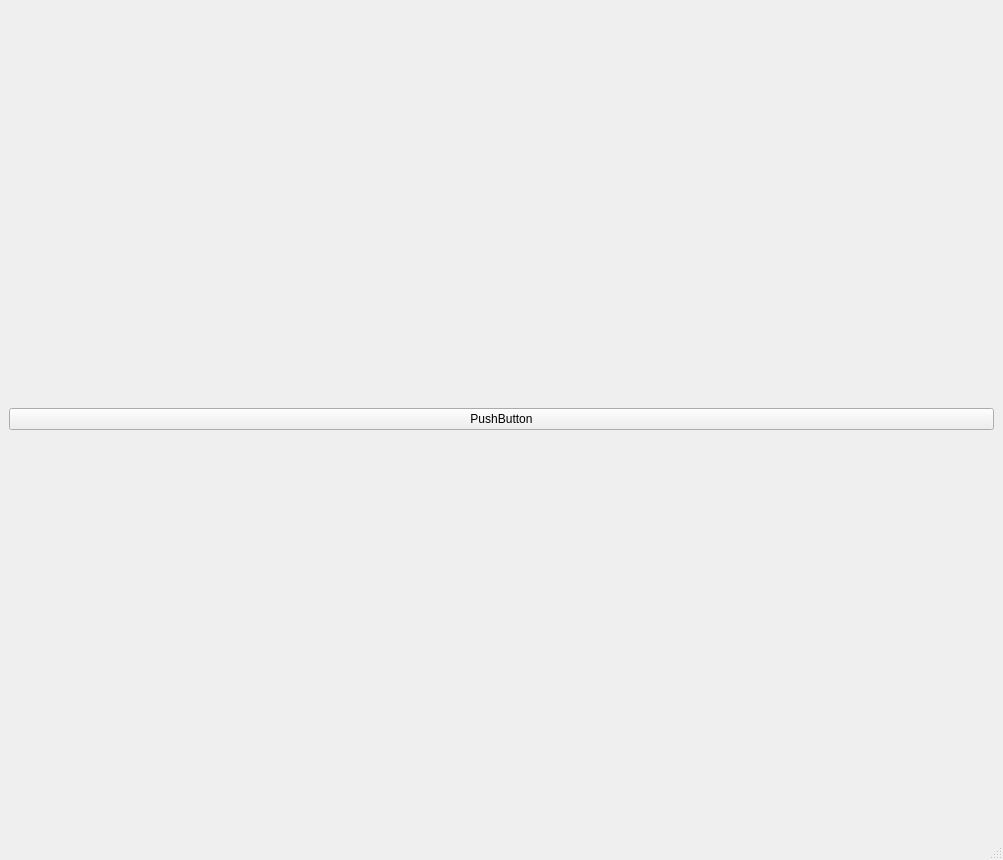
<?xml version="1.0" encoding="UTF-8"?>
<ui version="4.0">
 <class>MainWindow</class>
 <widget class="QMainWindow" name="MainWindow">
  <property name="geometry">
   <rect>
    <x>0</x>
    <y>0</y>
    <width>1003</width>
    <height>860</height>
   </rect>
  </property>
  <property name="windowTitle">
   <string>Røversprogsoversætter</string>
  </property>
  <widget class="QWidget" name="centralwidget">
   <layout class="QGridLayout" name="gridLayout">
    <item row="0" column="0" colspan="2">
     <widget class="QPushButton" name="oversaet_knap">
      <property name="text">
       <string>PushButton</string>
      </property>
     </widget>
    </item>
   </layout>
  </widget>
  <widget class="QMenuBar" name="menubar">
   <property name="geometry">
    <rect>
     <x>0</x>
     <y>0</y>
     <width>1003</width>
     <height>23</height>
    </rect>
   </property>
  </widget>
  <widget class="QStatusBar" name="statusbar"/>
 </widget>
 <resources/>
 <connections/>
</ui>
